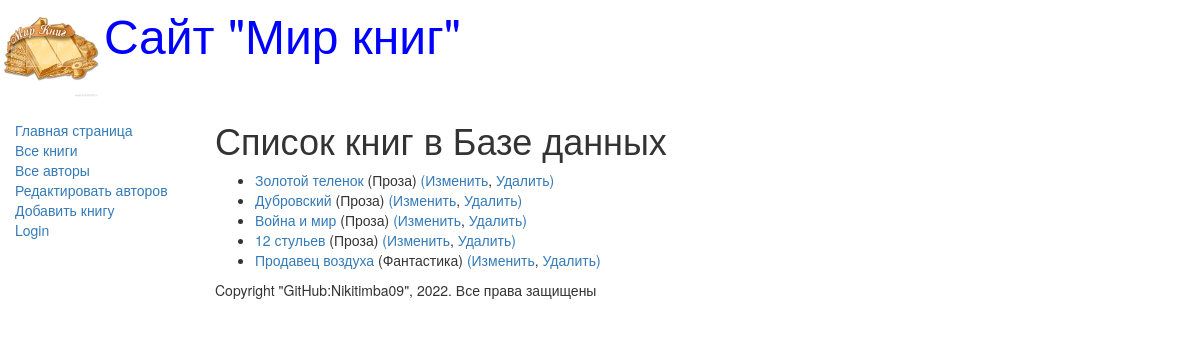
The page /books/ on the database as committed earlier.
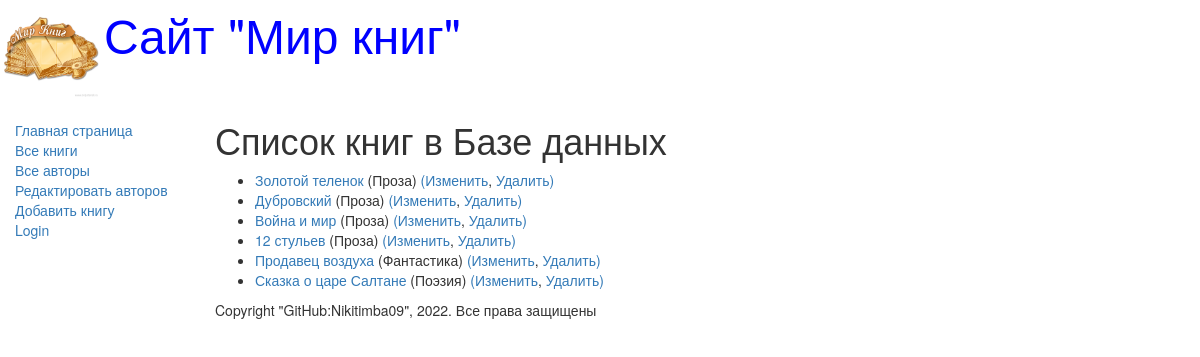
The same page on the database as committed later.
### catalog/models.py (models this page shows, shortened)
class Book(models.Model):
    title = models.CharField(max_length=200,
                             help_text='Введите название книги',
                             verbose_name='Название книги')
    genre = models.ForeignKey("Genre", on_delete=models.CASCADE,
                              help_text='Выберите жанр для книги',
                              verbose_name='Жанр книги', null=True)
    language = models.ForeignKey("Language",
                                 on_delete=models.CASCADE,
                                 help_text='Выберите язык книги',
                                 verbose_name='Язык книги', null=True)
    author = models.ManyToManyField("Author",
                                    help_text='Выберите автора книги',
                                    verbose_name='Автор книги')
    summary = models.TextField(max_length=1000,
                               help_text='Введите краткое описание книги',
                               verbose_name='Аннотация книги')
    isbn = models.CharField(max_length=13,
                            help_text='Должно содержать 13 символов',
                            verbose_name='ISBN книги')
    def display_author(self):
        return ', '.join([author.last_name for author in self.author.all()])
    display_author.short_description = 'Авторы'

class Genre(models.Model):
    name = models.CharField(max_length=200,
                            help_text=" Введите жанр книги",
                            verbose_name='Жанр книги'
                            )
    def __str__(self):
        return self.name

### catalog/views.py (the view)
# urls.py: re_path(r'^books/$', views.BookListView.as_view(), name='books'),
class BookListView(generic.ListView):
    model = Book
    paginate_by = 6

### catalog/templates/catalog/book_list.html
{% extends "base_generic.html" %}
{% block content %}
    <h1>Список книг в Базе данных</h1>
    {% if book_list %}
    <ul>
        {% for book in book_list %}
    <li>
        <a href="{{ book.id }}">{{ book.title }}</a>
                            ({{ book.genre }})
    <a href="/book/update/{{ book.id }}">(Изменить</a>,
    <a href="/book/delete/{{ book.id }}">Удалить)</a>
    </li>
    {% endfor %}
    </ul>
    {% else %}
        <p>В базе нет книг</p>
    {% endif %}
{% endblock %}

### catalog/templates/base_generic.html (shortened to what this page needs)
<!DOCTYPE html>
<html lang="en">
<head>
    <link rel="stylesheet" href="https://maxcdn.bootstrapcdn.com/bootstrap/3.3.7/css/bootstrap.min.css">
    {% load static %}
    <link rel="stylesheet" href="{% static 'css/styles.css' %}">
    {% block head %}
        <img src="{% static 'images/logotip.jpg' %}" style="width: 100px; height: 100px;" align="absmiddle">
        <font size=7, color="blue">Сайт "Мир книг"</font>
    {% endblock %}
</head>
<body>
    <div class="container-fluid">
        <div class="row">
            <div class="col-sm-2">
                {% block sidebar %}
                <ul class="sidebar-nav">
                    <li><a href="{% url 'home' %}">Главная страница</a></li>
                    <li><a href="{% url 'books' %}">Все книги</a></li>
                    <li><a href="{% url 'authors' %}">Все авторы</a></li>
                    <li><a href="{% url 'authors_add' %}">Редактировать авторов</a></li>
                    <li><a href="{% url 'book_create' %}">Добавить книгу</a></li>
                    {% if user.is_authenticated  %}
                        <li>Пользователь: {{ user.get_username }}</li>
                        <li><a href="{% url 'my-borrowed' %}?next={{ request.path }}">Мои заказы</a></li>
                        <li><a href="{% url 'logout' %}?next={{ request.path }}">Logout</a></li>
                    {% else %}
                        <li><a href="{% url 'login' %}?next={{ request.path }}">Login</a></li>
                    {% endif %}
                </ul>
                {% endblock %}
            </div>
            <div class="col-sm-10 ">
                {% block content %} {% endblock %}
                {% block footer %}
                    {% block copyright %}
                <p>Copyright "GitHub:Nikitimba09", 2022. Все права защищены</p>
                    {% endblock %}
                {% endblock %}
            </div>
        </div>
    </div>
</body>
</html>

### catalog/static/css/styles.css (style rules this page uses)
.sidebar-nav { margin-top: 20px; padding: 0; list-style: none; }

Rows that differ between the two databases and show on the page:
added Book: title "Сказка о царе Салтане", genre "Поэзия"
